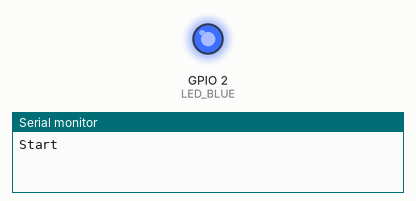
A program run on a simulated ESP32. Parts: output pins drawn as LEDs (lit = HIGH), the last lines printed to the serial monitor. Storage starts empty.

Above: at 0.82 s.
At 3.56 s:
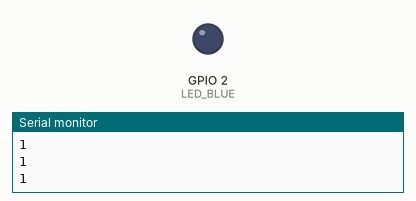
Timing chart, 0 to 3.9 s (numbered marks = the images above):
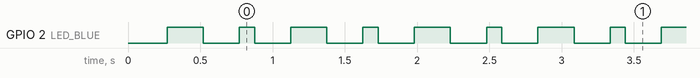

The program:

main.cpp
```cpp
#define LED_BLUE 2
#define BOARD_SW 0

#define LED_ON HIGH
#define LED_OFF LOW

#define SW_ON LOW
#define SW_OFF HIGH

#include <Arduino.h>
#include <SPIFFS.h>
#include <Stream.h>
#include <Wire.h>

String wrfile = "/led_sts.txt";//読み書きするファイル名を設定


//***************************************************
void ledFlash()
{
  digitalWrite(LED_BLUE, !digitalRead(LED_BLUE));
  delay(250);
  digitalWrite(LED_BLUE, !digitalRead(LED_BLUE));
  delay(250);
  digitalWrite(LED_BLUE, !digitalRead(LED_BLUE));
  delay(250);
  digitalWrite(LED_BLUE, !digitalRead(LED_BLUE));
}


//***************************************************
int ReadLedSts()
{
  //SPIFFS.begin(true);	//SPIFFS開始
  File fr = SPIFFS.open(wrfile.c_str(), "r");//ファイルを読み込みモードで開く
  //String readStr = fr.readStringUntil('\n');//改行まで１行読み出し
  String readStr = fr.readString();
  fr.close();	//ファイルを閉じる
  //SPIFFS.end();
  delay(100);
  readStr.replace("\r\n", "");
  //Serial.println(readStr);
  if(readStr == "0")
    return 0;
  else
    return 1;
}


//***************************************************
void WriteLedSts(String strWrite)
{
  //SPIFFS.begin(true);	//SPIFFS開始
  File fw = SPIFFS.open(wrfile.c_str(), "w");//ファイルを書き込みモードで開く
  fw.println( strWrite );	//ファイルに書き込み
  fw.close();	//ファイルを閉じる
  delay(100);
  //SPIFFS.end();
}


//***************************************************
//***************************************************
void setup() {
  SPIFFS.begin(true);	//SPIFFS開始
  //WriteLedSts("0");
  Serial.begin(115200);
  Serial.println("Start");

  pinMode(LED_BLUE, OUTPUT);
  pinMode(BOARD_SW, INPUT_PULLUP);

  digitalWrite(2, HIGH);

  ledFlash();
}

//***************************************************
//***************************************************
void loop() {
  // put your main code here, to run repeatedly:
  int i = ReadLedSts();
  Serial.println(i);
  //Serial.println("loop");
  ledFlash();
}
```

Measured:
- by itself, GPIO 2 (LED_BLUE): repeats every 0.86 s: HIGH 0.11 s, LOW 0.25 s, HIGH 0.25 s, LOW 0.25 s
- by itself, everything shown: repeats every 0.86 s, in 4 steps
